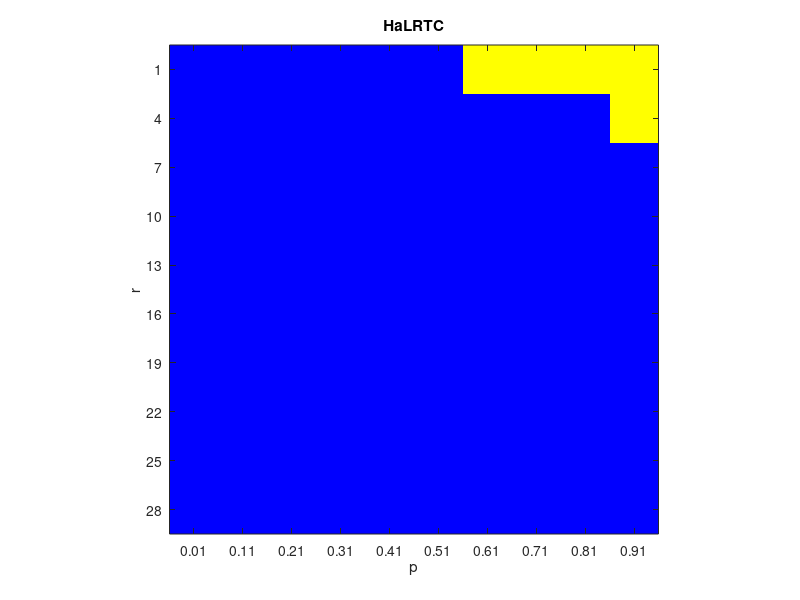

The MATLAB script that drew this image:
RSE = [0.95, 0.62, 0.41, 0.23, 0.09, 0.01, 0.00, 0.00, 0.00, 0.00, 0.98, 0.84, 0.74, 0.64, 0.54, 0.44, 0.34, 0.23, 0.11, 0.00, 0.99, 0.88, 0.80, 0.72, 0.63, 0.55, 0.45, 0.35, 0.24, 0.09, 0.99, 0.90, 0.82, 0.75, 0.67, 0.59, 0.50, 0.41, 0.29, 0.15, 0.99, 0.91, 0.84, 0.77, 0.69, 0.61, 0.53, 0.44, 0.33, 0.18, 0.99, 0.92, 0.85, 0.78, 0.71, 0.63, 0.55, 0.46, 0.35, 0.20, 0.99, 0.92, 0.85, 0.79, 0.72, 0.64, 0.56, 0.47, 0.36, 0.22, 0.99, 0.92, 0.86, 0.79, 0.72, 0.65, 0.58, 0.48, 0.37, 0.23, 0.99, 0.93, 0.86, 0.80, 0.73, 0.66, 0.57, 0.48, 0.38, 0.24, 0.99, 0.93, 0.86, 0.80, 0.73, 0.66, 0.58, 0.49, 0.38, 0.24];

threshold = 0.001;

br = 1;

p_values = 0.01:0.1:0.99;
r_values = 1:3:30;
% Inicijalizujte matricu za prikaz
%color_map = zeros(11, 10, 3);
color_map = zeros(length(r_values), length(p_values), 3);

i=1;
for r=1:3:30
    j=1;
    for p = 0.01 : 0.1: 0.99
        if RSE(br) < threshold
            %scatter(p, r, "yellow", 'filled'); % Uspešne rekonstrukcije su plave
            %scatter(p_values(j), r_values(i), 100, successful_color, 'filled');
            %successful_points = [successful_points; p, r];
            %color_map(i, j, :) = [0, 0, 1];
            color_map(i, j, :) = [1, 1, 0];
            %fprintf("%d \n", br);
        else 
            %scatter(p, r, "blue", 'filled'); % Uspešne rekonstrukcije su plave
            %unsuccessful_points = [unsuccessful_points; p, r];
            color_map(i, j, :) = [0, 0, 1];
            %fprintf("LALA");
            %fprintf("%d \n", RSE[br]);
        end
        br = br + 1;
        j = j + 1;
    end
    i = i + 1;
end

figure;
% Nacrtajte graf koristeći imshow
imshow(color_map, 'InitialMagnification', 'fit');

% Prikazivanje osa
axis on;


% Podesite oznake na osama (tick marks) i etikete (tick labels)
xticks(1:length(p_values));
xticklabels(arrayfun(@num2str, p_values, 'UniformOutput', false));
yticks(1:length(r_values));
yticklabels(arrayfun(@num2str, r_values, 'UniformOutput', false));

% Podešavanje oznaka i naslova grafika
xlabel('p');
ylabel('r');
title('HaLRTC');

saveas(gcf, 'graphRSE_HaLRTC.png');



